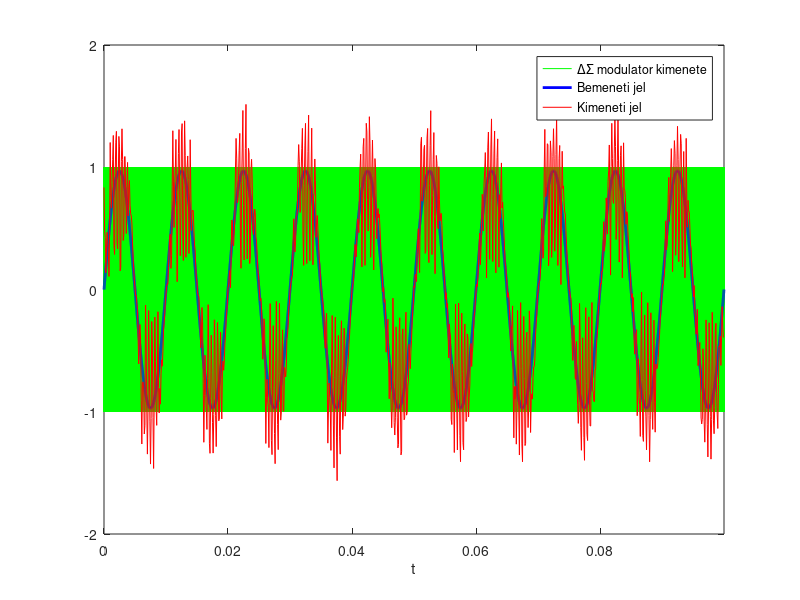
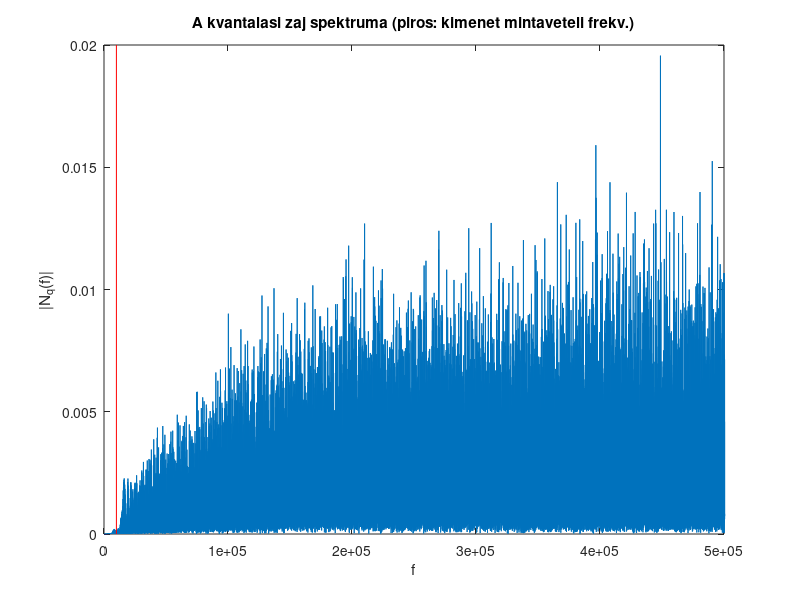
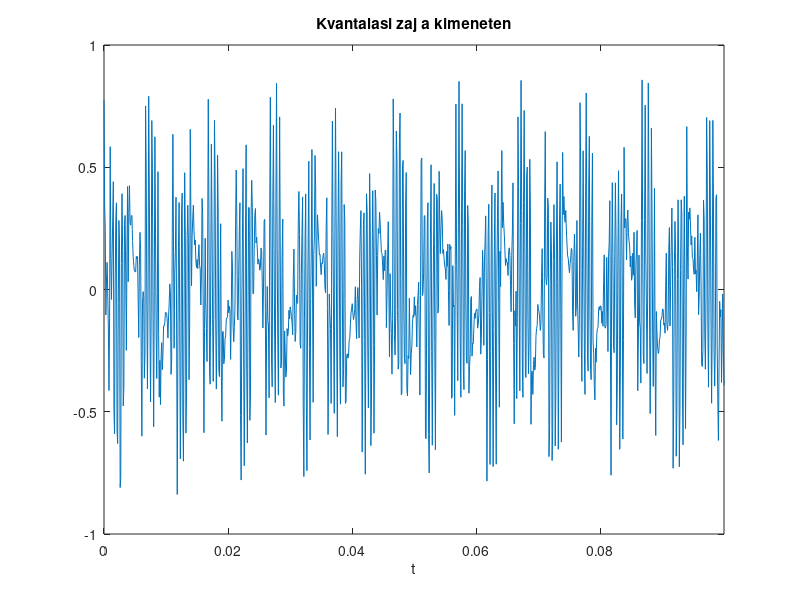

These figures' MATLAB source, in order:
clear all;
clc;

x=@(t) 0.97*sin(2*pi*100*t); % a bemeneti jel idofuggvenye
fs=1e6; % a delta-sigma modulator mintaveteli frekvenciaja
decimationFactor=100; % a kimeneti jel mintaveteli frekvenciaja ennyiszer kisebb
N=1e5; % ennyi mintat szimulalunk

t=(0:N-1)/fs;
y=zeros(size(t));
integrator1=0;
integrator2=0;
for ii=2:N
    integrator1=integrator1+x(t(ii))-y(ii-1);
    integrator2=integrator2+integrator1-y(ii-1);
    y(ii)=(integrator2>0)-(integrator2<=0);
end
y_dec=decimate(y,decimationFactor);
tq=(0:length(y_dec)-1)/fs*decimationFactor;

figure(1);
plot(t,y,'g');
hold on;
plot(t,x(t),'b','LineWidth',2);
plot(tq,y_dec,'r');
hold off;
xlim([t(1) t(end)]);
xlabel('t');
legend('\Delta\Sigma modulator kimenete','Bemeneti jel','Kimeneti jel');
figure(2);
plot((0:N-1)*fs/N,abs(fft(x(t)-y))/N);
hold on;
plot([fs/decimationFactor fs/decimationFactor],ylim,'r');
hold off;
xlim([0 fs/2]);
xlabel('f');
ylabel('|N_q(f)|');
title('A kvantalasi zaj spektruma (piros: kimenet mintaveteli frekv.)');
figure(3);
plot(tq,y_dec-x(tq+decimationFactor/fs));
xlim([tq(1) tq(end)]);
xlabel('t');
title('Kvantalasi zaj a kimeneten');
